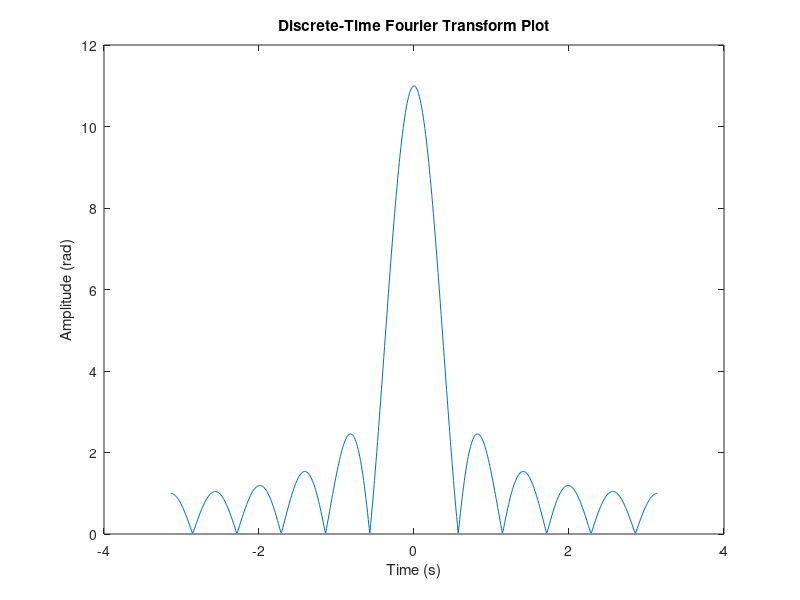

MATLAB code for this plot:
x = -0.5:0.1:0.5;
y = ones(1, length(x));
j = sqrt(-1);
w = -3.14:0.01:3.14;
Xw = zeros(1,length(w));

for n = 1:1:length(y)
    for m = 1:1:length(w)
        Xw(m) = y(n)*exp(n*w(m)*-j) + Xw(m);
    end
end

figure();
plot (w, abs(Xw));

title('Discrete-Time Fourier Transform Plot');
ylabel('Amplitude (rad)');
xlabel('Time (s)');
